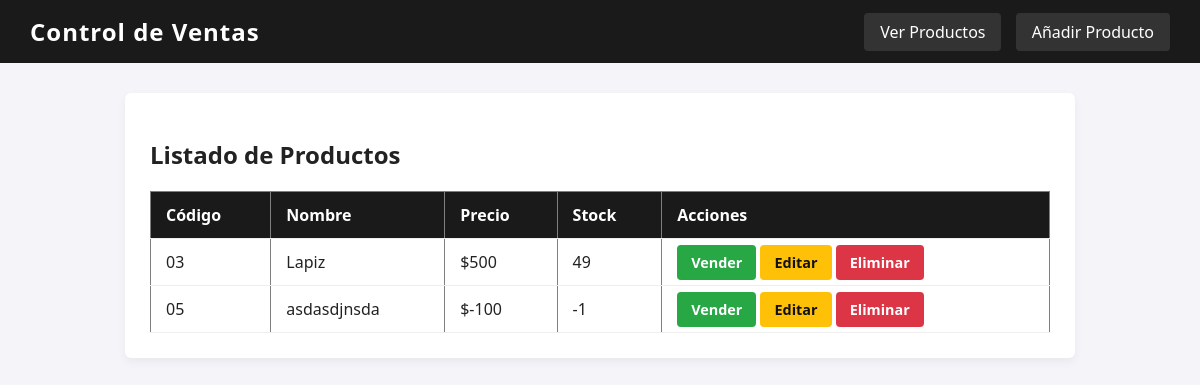
The app's page /, older data.
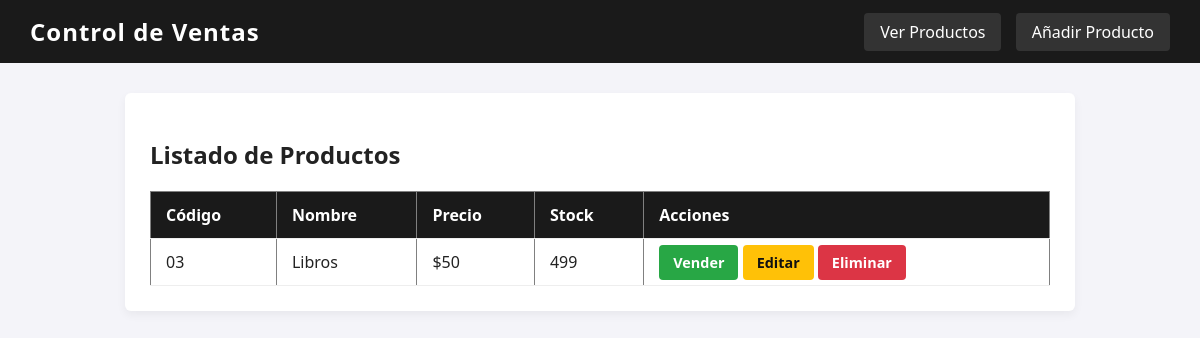
The same page, newer data.
### ventas/models.py (models this page shows, shortened)
class Producto(models.Model):
    codigo = models.CharField(max_length=20)
    nombre = models.CharField(max_length=64)
    precio = models.PositiveIntegerField(default=1)
    stock = models.PositiveIntegerField(default=0)

### ventas/views.py (the view)
# urls.py: path('', views.producto_list, name='inicio'),
def producto_list(request):
    productos = Producto.objects.all()
    return render(request, 'ventas/producto_list.html', {'object_list': productos})

### ventas/templates/ventas/producto_list.html
{% extends 'ventas/base.html' %} {% block content %}
<h2>Listado de Productos</h2>
<table border="1">
  <tr>
    <th>Código</th>
    <th>Nombre</th>
    <th>Precio</th>
    <th>Stock</th>
    <th>Acciones</th>
  </tr>
   {% for p in object_list %}
  <tr>
    <td>{{ p.codigo }}</td>
    <td>{{ p.nombre }}</td>
    <td>${{ p.precio }}</td>
    <td>{{ p.stock }}</td>
    <td>
      <a href="{% url 'registrar_venta' p.pk %}" class="btn">Vender</a>
      <a href="{% url 'producto_update' p.pk %}" class="btn btn-edit">Editar</a>
      <a href="{% url 'producto_delete' p.pk %}" class="btn btn-danger"
        >Eliminar</a
      >
    </td>
  </tr>
  {% empty %}
  <tr>
    <td colspan="5">No hay productos registrados.</td>
  </tr>
  {% endfor %}
</table>
{% endblock %}

Row changes from the older to the newer data that the page shows:
removed Producto: codigo "03", nombre "Lapiz", precio "500", stock "49"
removed Producto: codigo "05", nombre "asdasdjnsda", precio "-100", stock "-1"
added Producto: codigo "03", nombre "Libros", precio "50", stock "499"
